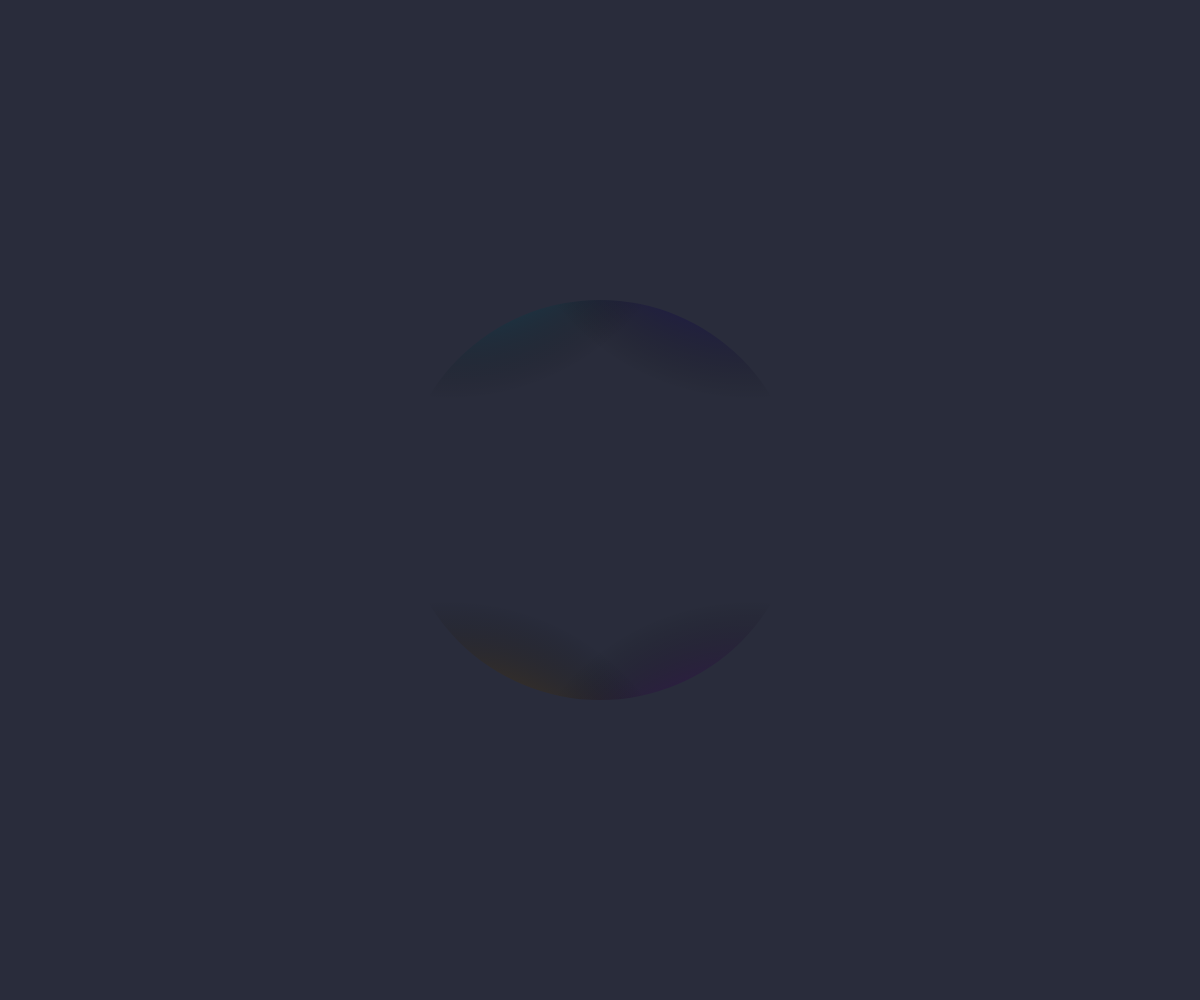
Frame 1 (no input)
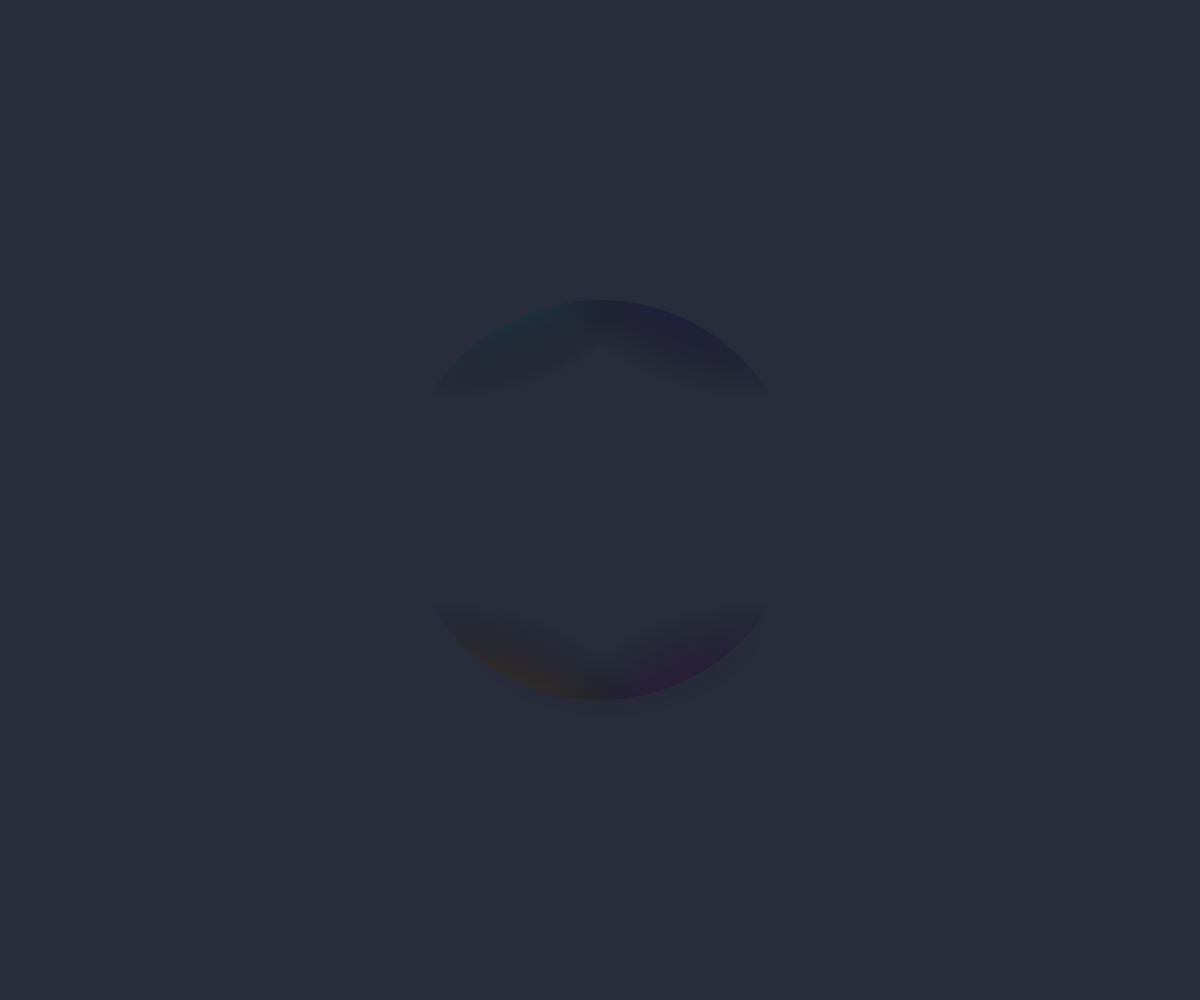
Frame 60 (no input)
Frame 120 (the mouse pressed at the canvas centre since frame 60): identical to frame 60, image omitted

The p5.js sketch that drew these frames (run headless with seeded random() and noise() and a simulated clock; from frame 60 on, the mouse is pressed at the canvas centre):

// p5.js sketch
// ── sketch.js
function setup() {
  createCanvas(innerWidth, innerHeight);
  angleMode(DEGREES);
  colorMode(HSB, 360, 100, 100, 100);
  noStroke();
  // strokeWeight(70);
  // noFill();
}

function draw() {
  background(230, 30, 23);

  hyperGradient1();
  shadow();
}

function hyperGradient1() {
  radialGradient(
    450,
    150,
    0, //Start pX, pY, start circle radius
    450,
    150,
    250, //End pX, pY, End circle radius
    color(190, 100, 100, 100), //Start color
    color(0, 100, 0, 0) //End color
  );
  ellipse(width / 2, height / 2, 400, 400);

  radialGradient(
    width - 450,
    150,
    0, //Start pX, pY, start circle radius
    width - 450,
    150,
    250, //End pX, pY, End circle radius
    color(250, 100, 100, 100), //Start color
    color(0, 100, 0, 0) //End color
  );
  ellipse(width / 2, height / 2, 400, 400);

  radialGradient(
    width - 450,
    height - 150,
    0, //Start pX, pY, start circle radius
    width - 450,
    height - 150,
    250, //End pX, pY, End circle radius
    color(280, 100, 100, 100), //Start color
    color(0, 100, 0, 0) //End color
  );
  ellipse(width / 2, height / 2, 400, 400);

  radialGradient(
    450,
    height - 150,
    0, //Start pX, pY, start circle radius
    450,
    height - 150,
    250, //End pX, pY, End circle radius
    color(40, 100, 100, 100), //Start color
    color(0, 100, 0, 0) //End color
  );
  ellipse(width / 2, height / 2, 400, 400);
}

function radialGradient(sX, sY, sR, eX, eY, eR, colorS, colorE) {
  let gradient = drawingContext.createRadialGradient(sX, sY, sR, eX, eY, eR);
  gradient.addColorStop(0, colorS);
  gradient.addColorStop(1, colorE);
  drawingContext.fillStyle = gradient;
  // drawingContext.strokeStyle = gradient;
}

function shadow() {
  drawingContext.shadowOffsetX = 10;
  drawingContext.shadowOffsetY = 10;
  drawingContext.shadowBlur = 16;
  drawingContext.shadowColor = color(230, 30, 18, 100);
}
